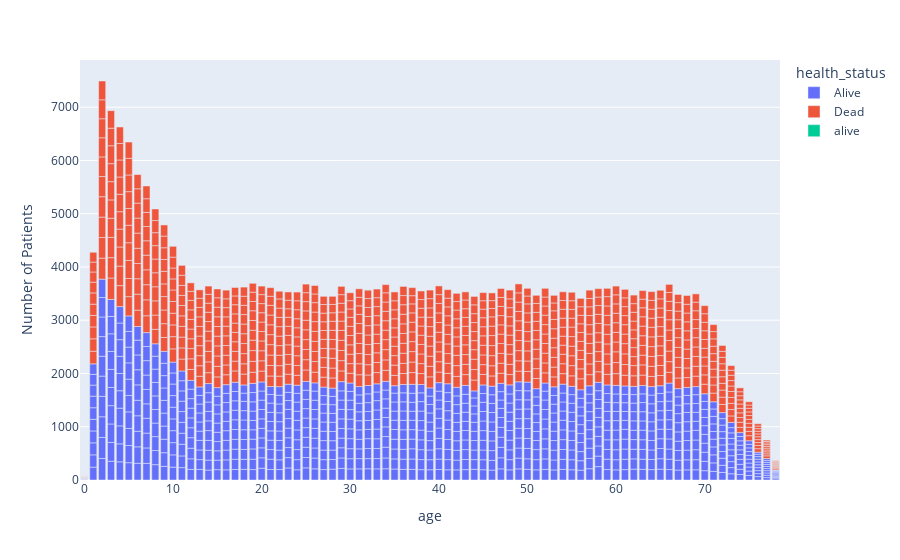

The cell this chart's notebook holds for it:
### Markdown cell above
# dieseas and age of Patients

### Code cell
data_age= data.groupby(['age', 'disease', 'health_status'])['id'].count().reset_index(name='Number of Patients').sort_values(by= 'Number of Patients', ascending= False)
data_age

px.bar(data_age, x= 'age' , y='Number of Patients', color= 'health_status')

### Figure 1 — Plotly figure (JSON) as saved in the notebook; plotly's stock layout.template omitted (floating-point values rounded to 4 significant figures; data arrays with more than 128 entries replaced by an {"elided": "..."} marker saying what was removed)
{"data": [{"alignmentgroup": "True", "hovertemplate": "health_status=Alive<br>age=%{x}<br>Number of Patients=%{y}<extra></extra>", "legendgroup": "Alive", "marker": {"color": "#636efa"}, "name": "Alive", "offsetgroup": "Alive", "orientation": "v", "showlegend": true, "textposition": "auto", "type": "bar", "x": {"elided": "789 int values"}, "xaxis": "x", "y": {"elided": "789 int values"}, "yaxis": "y"}, {"alignmentgroup": "True", "hovertemplate": "health_status=Dead<br>age=%{x}<br>Number of Patients=%{y}<extra></extra>", "legendgroup": "Dead", "marker": {"color": "#EF553B"}, "name": "Dead", "offsetgroup": "Dead", "orientation": "v", "showlegend": true, "textposition": "auto", "type": "bar", "x": {"elided": "790 int values"}, "xaxis": "x", "y": {"elided": "790 int values"}, "yaxis": "y"}, {"alignmentgroup": "True", "hovertemplate": "health_status=alive<br>age=%{x}<br>Number of Patients=%{y}<extra></extra>", "legendgroup": "alive", "marker": {"color": "#00cc96"}, "name": "alive", "offsetgroup": "alive", "orientation": "v", "showlegend": true, "textposition": "auto", "type": "bar", "x": [32], "xaxis": "x", "y": [1], "yaxis": "y"}], "layout": {"barmode": "relative", "legend": {"title": {"text": "health_status"}, "tracegroupgap": 0}, "margin": {"t": 60}, "xaxis": {"anchor": "y", "domain": [0, 1], "title": {"text": "age"}}, "yaxis": {"anchor": "x", "domain": [0, 1], "title": {"text": "Number of Patients"}}}}
